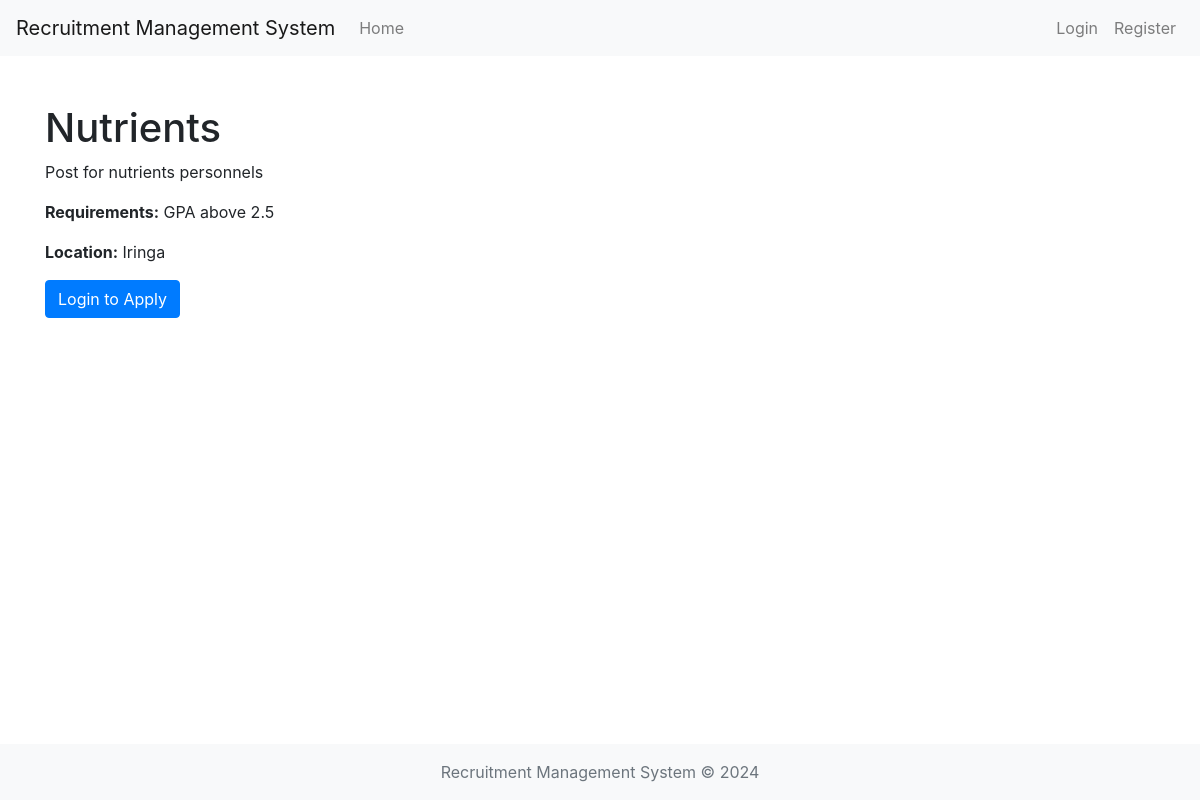
The app's page /job/3/ with its own data.
### job_portal/models.py (models this page shows)
class Job(models.Model):
    title = models.CharField(max_length=100)
    description = models.TextField()
    requirements = models.TextField()
    location = models.CharField(max_length=100)

### job_portal/views.py (the view)
# urls.py: path('job/<int:job_id>/', views.job_detail, name='job_detail'),
def job_detail(request, job_id):
    job = Job.objects.get(pk=job_id)
    return render(request, 'job_portal/job_detail.html', {'job': job})

### templates/job_portal/job_detail.html
{% extends 'base.html' %}
{% block content %}
<h1>{{ job.title }}</h1>
<p>{{ job.description }}</p>
<p><strong>Requirements:</strong> {{ job.requirements }}</p>
<p><strong>Location:</strong> {{ job.location }}</p>
{% if user.is_authenticated %}
    <a href="{% url 'job_application' user_id=user.id job_id=job.id %}" class="btn btn-primary">Apply Now</a>
{% else %}
    <a href="{% url 'login' %}" class="btn btn-primary">Login to Apply</a>
{% endif %}
{% endblock %}

### templates/base.html (style rules this page uses)
body { padding-bottom: 100px; }

### records on screen
Job: title "Nutrients", description "Post for nutrients personnels", requirements "GPA above 2.5", location "Iringa"
